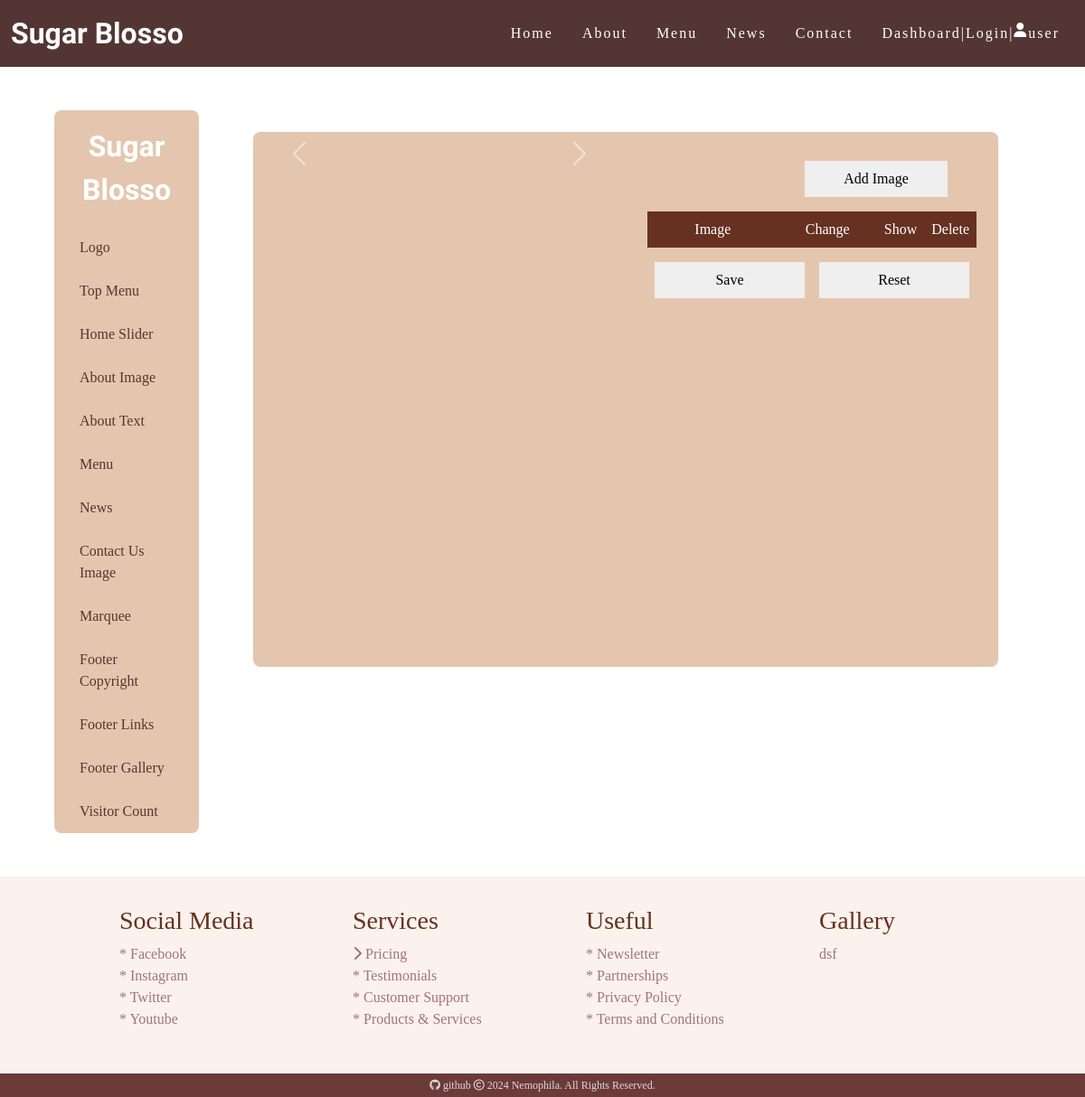
The page /admin.php?do=carousel on the database as committed earlier.
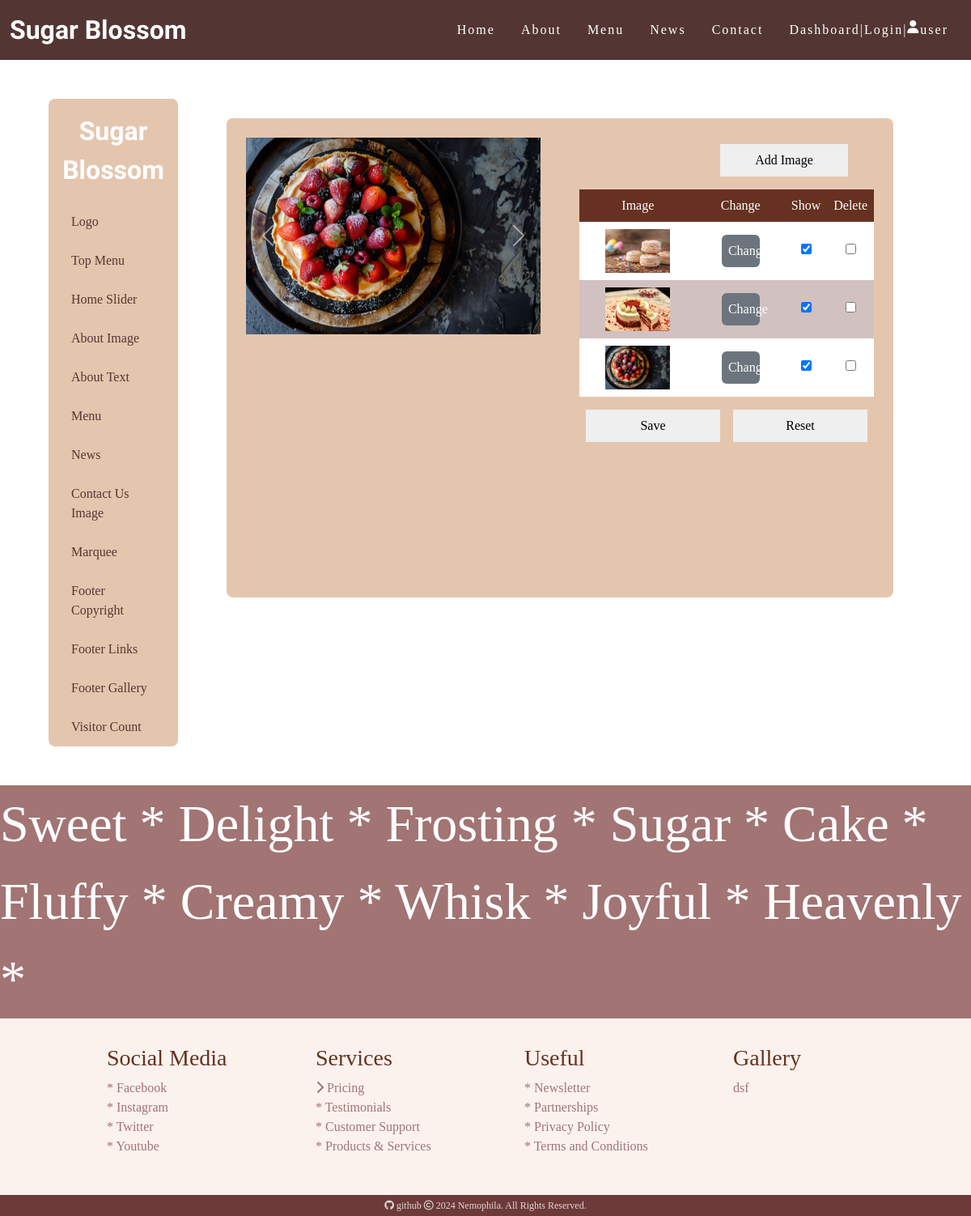
The same page on the database as committed later.
### tables this page shows
CREATE TABLE `logo` (
  `id` int(10) UNSIGNED NOT NULL,
  `text` text NOT NULL,
  `sh` int(1) UNSIGNED NOT NULL DEFAULT 0
);

CREATE TABLE `carousel` (
  `id` int(10) UNSIGNED NOT NULL,
  `img` text NOT NULL,
  `sh` int(1) UNSIGNED NOT NULL DEFAULT 1
);

CREATE TABLE `marquee` (
  `id` int(10) UNSIGNED NOT NULL,
  `text` text NOT NULL,
  `sh` int(10) UNSIGNED NOT NULL DEFAULT 1
);

### api/db.php (called while the page is built, shortened)
<?php
class DB{
    protected $dbn = "mysql:host=localhost;charset=utf8;dbname=sugar_blossom";
    protected $pdo;
    protected $table;
    function __construct($table){
        $this -> pdo = new PDO($this -> dbn, 'root', '');
        $this -> table = $table;
    }
    function all(...$arg){
        $sql = "Select * From `{$this -> table}` ";
        if(!empty($arg[0])){
            if(is_array($arg[0])){
                $where = $this -> a2s($arg[0]);
                $sql .= " Where " . join(" && ", $where);
            } else {
                $sql .= " Where id = {$arg[0]}";
            }
        }
        return $this -> fetchAll($sql);
    }
    function find($id){
        $sql = "Select * From `{$this -> table}` ";
        if(is_array($id)){
            $where = $this -> a2s($id);
            $sql .= " Where " . join(" && ", $where);
        } else {
            $sql .= " Where id = {$id}";
        }
        return $this -> fetchOne($sql);
    }
    protected function fetchOne($sql){
        return $this -> pdo -> query($sql) -> fetch(PDO::FETCH_ASSOC);
    }
    protected function fetchAll($sql){
        return $this -> pdo -> query($sql) -> fetchAll(PDO::FETCH_ASSOC);
    }
    function a2s($array){
        $tmp = [];
        foreach($array as $key => $value){
            $tmp[] = "`{$key}` = '{$value}'";
        }
        return $tmp;
    }
}
$Logo = new DB("logo");
$Carousel = new DB("carousel");
$Marquee = new DB("marquee");
?>

### backend/carousel.php (the view, shortened to what this page needs)
<div class="admin-main">
    <div class="admin-left">
        <section id="carousel">
            <div id="carouselExampleControls" class="carousel slide" data-bs-ride="carousel">
                <div class="carousel-inner">
                    <?php
                        $rows = $Carousel -> all(['sh'=>1]);
                        foreach($rows as $row):
                    ?>
                    <div class="carousel-item active">
                        <img src="./upload/<?=$row['img'];?>" class="d-block w-100" >
                    </div>
                    <?php
                        endforeach;
                    ?>
                </div>
                <button class="carousel-control-prev" type="button" data-bs-target="#carouselExampleControls" data-bs-slide="prev">
                    <span class="carousel-control-prev-icon" aria-hidden="true"></span>
                </button>
                <button class="carousel-control-next" type="button" data-bs-target="#carouselExampleControls" data-bs-slide="next">
                    <span class="carousel-control-next-icon" aria-hidden="true"></span>
                </button>
            </div>
        </section>
    </div>
    <div class="admin-right">
        <div class="admin-add px-4">
            <button id="add" class="admin-button" onclick="showModal('./modal/upload_img.php?do=<?=$_GET['do'];?>')">Add Image</button>
        </div>
        <form action="../api/save.php?do=<?=$_GET['do'];?>" class="admin-form" method="post">
            <div class="admin-row">
                <table id="data" class="admin-table">
                    <tr>
                        <th>Image</th>
                        <th width=30%>Change</th>
                        <th width=5%>Show</th>
                        <th width=5%>Delete</th>
                    </tr>
                    <?php
                        $do=ucfirst($_GET['do']);
                        $rows = $$do -> all();
                        foreach($rows as $row):
                    ?>
                    <tr>
                        <td>
                            <img src="./upload/<?=$row['img'];?>" alt="" width=80px>
                        </td>
                        <td>
                            <span class="btn btn-secondary admin-button" onclick="showModal('./modal/upload_img.php?do=<?=$_GET['do'];?>&id=<?=$row['id'];?>')">Change</span>
                        </td>
                        <td>
                            <input type="checkbox" name="sh[]" value="<?=$row['id'];?>" <?=($row['sh'] == 1) ? 'checked' : '';?>>
                        </td>
                        <td>
                            <input type="checkbox" name="del[]" value="<?=$row['id'];?>">
                        </td>
                    </tr>
                    <?php
                        endforeach;
                    ?>
                </table>
            </div>
            <div class="admin-buttons">
                <input type="submit" value="Save" class="admin-button">
                <input type="reset" value="Reset" class="admin-button">
            </div>
        </form>
    </div>
</div>

### admin.php (shortened to what this page needs)
<?php include_once "./api/db.php";?>
<!DOCTYPE html>
<html lang="en">
<body>
    <?php include_once "./front/header.php";?>
    <section id="admin">
        <div class="container-fluid">
            <div class="row py-5 px-5">
                <aside class="col-2">
                    <div class="options">
                        <?php
                            $rows = $Logo->find(['sh'=>1]);
                        ?>
                        <a href="./admin.php"><div class="logo" style="padding: 16px;"><?=$rows['text'];?></div></a>
                        <ul>
                            <li><a href="?do=logo">Logo</a></li>
                            <li><a href="?do=dir">Top Menu</a></li>
                            <li><a href="?do=carousel">Home Slider</a></li>
                            <li><a href="?do=about_image">About Image</a></li>
                            <li><a href="?do=about_text">About Text</a></li>
                            <li><a href="?do=menu">Menu</a></li>
                            <li><a href="?do=news">News</a></li>
                            <li><a href="?do=contact">Contact Us Image</a></li>
                            <li><a href="?do=marquee">Marquee</a></li>
                            <li><a href="?do=copyright">Footer Copyright</a></li>
                            <li><a href="?do=link">Footer Links</a></li>
                            <li><a href="?do=gallery">Footer Gallery</a></li>
                            <li><a href="?do=visit">Visitor Count</a></li>
                        </ul>
                    </div>
                </aside>
                <main class="col-10 py-4 px-5">
                    <div class="interface">
                        <?php
                            $do = $_GET['do'] ?? 'main';
                            $file="./backend/{$do}.php";
                            include $file;
                        ?>
                    </div>
                </main>
            </div>
        </div>
    </section>
    <?php include_once "./front/footer.php";?>
</body>
</html>

### front/header.php
<header class="navbar navbar-expand-lg bd-navbar sticky-top">
    <nav class="container-xxl bd-gutter flex-wrap flex-lg-nowrap">
        <?php
            $rows = $Logo->find(['sh'=>1]);
        ?>
        <a class="navbar-brand logo" href="./index.php">
            <?=$rows['text'];?>
        </a>
        <ul class="nav">
            <li><a href="#">Home</a></li>
            <li><a href="#about">About</a></li>
            <li><a href="#menu">Menu</a></li>
            <li><a href="#news">News</a></li>
            <li><a href="#contact">Contact</a></li>
            <li class="nav-item nav">
                <a href="./admin.php">Dashboard</a>
                | <a href="./index.php?do=login">Login</a> | <i class="fa-solid fa-user"></i>user
            </li>
        </ul>
    </nav>
</header>

### front/footer.php
<footer>
    <div class="container-fluid p-0">
        <div class="marquee">
            <marquee behavior="scroll" direction="left" scrollamount="10">
                <?php
                    $rows = $Marquee -> all(['sh'=>1]);
                    foreach($rows as $row){
                        echo $row['text'] . " * ";
                    }
                ?>
            </marquee>
        </div>
        <div class="info py-3 px-5">
            <div class="row px-5">
                <div class="col-lg-3 col-md-6 col-12 p-3 px-5">
                    <h3>Social Media</h3>
                    <ul class="p-0">
                        <li>* Facebook</li>
                        <li>* Instagram</li>
                        <li>* Twitter</li>
                        <li>* Youtube</li>
                    </ul>
                </div>
                <div class="col-lg-3 col-md-6 col-12 p-3 px-5">
                    <h3>Services</h3>
                    <ul class="p-0">
                        <li><i class="fas fa-chevron-right"></i> Pricing</li>
                        <li>* Testimonials</li>
                        <li>* Customer Support</li>
                        <li>* Products & Services</li>
                    </ul>
                </div>
                <div class="col-lg-3 col-md-6 col-12 p-3 px-5">
                    <h3>Useful</h3>
                    <ul class="p-0">
                        <li>* Newsletter</li>
                        <li>* Partnerships</li>
                        <li>* Privacy Policy</li>
                        <li>* Terms and Conditions</li>
                    </ul>
                </div>
                <div class="col-lg-3 col-md-6 col-12 p-3 px-5">
                    <h3>Gallery</h3>
                    <div>
                        dsf
                    </div>
                </div>
            </div>
        </div>
        <div class="text-center py-1 regular">
            <a href="https://github.com/LupusXLass1404/Sugar_Blossom" target="_blank">
                <i class="fa-brands fa-github"></i> github
            </a>
            <i class="fa-regular fa-copyright"></i> 2024 Nemophila. All Rights Reserved.
        </div>
    </div>
</footer>

### css/style.css (style rules this page uses)
* { box-sizing: border-box; padding: 0; margin: 0; }
body { font-family: "Noto Sans TC", serif; }
h1, h2, h3, h4, h5, h6 { font-family: "Cormorant", "Noto Sans TC", serif; }
a { text-decoration: none; }
.logo { color: #fff; }
.bd-navbar { background-color: #533633; color: #fff; }
.nav li { padding: 0 16px; letter-spacing: 2px; }
.nav li a { color: #fff; text-decoration: none; }
.marquee { width: 100%; display: flex; justify-self: center; align-items: center; background-color: #A27474; color: #fff; font-size: 64px; font-family: "Cormorant", serif; }
.info { background-color: #FBF2ED; color: #A27474; }
.info h3 { color: #663120; }
.regular { background-color: #6C3A39; font-size: 12px; color: rgba(255, 255, 255, 0.8); }
.regular a { color: rgba(255, 255, 255, 0.8); text-decoration: none; }
.logo { text-align: center; font-size: 32px; font-weight: bolder; font-family: "Dancing Script", cursive; }
#admin main { height: 80vh; }
.options { background-color: #e4c6ae; height: 100%; border-radius: 8px; }
.options ul { padding: 0; margin: 0 16px; cursor: pointer; }
.options ul li a { padding: 12px; width: 100%; height: 100%; color: #533633; text-decoration: none; display: block; }
.interface { width: 100%; height: 100%; background-color: #e4c6ae; border-radius: 8px; }
.admin-main { display: flex; height: 100%; }
.admin-main>div { width: 50%; padding: 24px; }
.admin-right { height: 100%; }
.admin-row { max-height: 80%; overflow-y: auto; }
.admin-form { height: 100%; }
.admin-form>div { margin: 8px 0; }
.admin-add { text-align: right; }
.admin-table { width: 100%; }
.admin-table { border-collapse: separate; }
.admin-table td, .admin-table th { padding: 8px; text-align: center; }
.admin-main tr:nth-child(odd) { background-color: #D1C1C0; }
.admin-main tr:nth-child(even) { background-color: #FFFFFF; }
.admin-table th { background-color: #663120; color: #fff; text-align: center; }
.admin-buttons { display: flex; }
.admin-button { width: 50%; padding: 8px; border: 0; margin: 8px; }

Rows that differ between the two databases and show on the page:
changed logo: text "Sugar Blosso" → "Sugar Blossom"
added carousel: img (picture), sh "☑"
added carousel: img (picture), sh "☑"
added carousel: img (picture), sh "☑"
added marquee: text "Sweet"
added marquee: text "Delight"
added marquee: text "Frosting"
added marquee: text "Sugar"
added marquee: text "Cake"
added marquee: text "Fluffy"
added marquee: text "Creamy"
added marquee: text "Whisk"
added marquee: text "Joyful"
added marquee: text "Heavenly"
